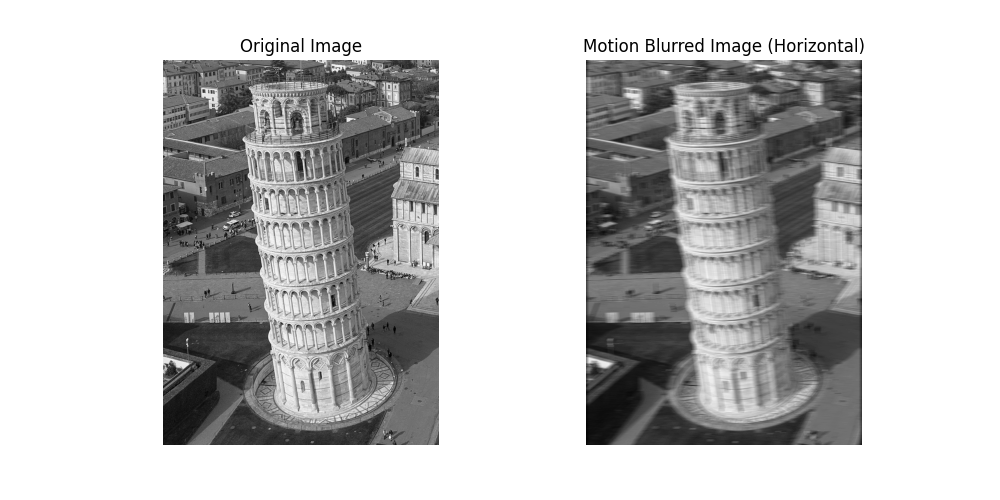

Recreate this plot in Python.
import numpy as np
import matplotlib.pyplot as plt
from PIL import Image

# Load the image in grayscale
image_path = 'restore.jpg'
image = Image.open(image_path).convert('L')

# Convert the image to a NumPy array
image_np = np.array(image)

# Define a horizontal motion blur kernel
def motion_blur_kernel(size):
    kernel = np.zeros((size, size))
    kernel[size // 2, :] = np.ones(size)  # Create horizontal line in the center
    return kernel / size  # Normalize the kernel

# Apply the kernel using convolution
def convolve(image, kernel):
    h, w = image.shape
    k_h, k_w = kernel.shape
    pad_h, pad_w = k_h // 2, k_w // 2
    
    # Pad the image to handle edges
    padded_image = np.pad(image, ((pad_h, pad_h), (pad_w, pad_w)), mode='constant')
    
    # Prepare the output image
    output_image = np.zeros_like(image)
    
    # Convolution operation
    for i in range(h):
        for j in range(w):
            region = padded_image[i:i + k_h, j:j + k_w]
            output_image[i, j] = np.sum(region * kernel)
    
    return np.clip(output_image, 0, 255).astype(np.uint8)

# Create a horizontal motion blur kernel (size = 15)
kernel = motion_blur_kernel(15)

# Apply the motion blur
motion_blurred_image = convolve(image_np, kernel)

# Display the original and blurred images side by side
plt.figure(figsize=(10, 5))

# Original Image
plt.subplot(1, 2, 1)
plt.imshow(image_np, cmap='gray')
plt.title('Original Image')
plt.axis('off')

# Motion Blurred Image
plt.subplot(1, 2, 2)
plt.imshow(motion_blurred_image, cmap='gray')
plt.title('Motion Blurred Image (Horizontal)')
plt.axis('off')

plt.show()
